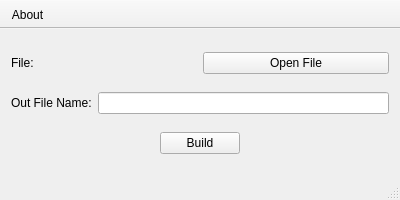
<?xml version="1.0" encoding="UTF-8"?>
<ui version="4.0">
 <class>MainWindow</class>
 <widget class="QMainWindow" name="MainWindow">
  <property name="geometry">
   <rect>
    <x>0</x>
    <y>0</y>
    <width>400</width>
    <height>200</height>
   </rect>
  </property>
  <property name="sizePolicy">
   <sizepolicy hsizetype="Maximum" vsizetype="Maximum">
    <horstretch>0</horstretch>
    <verstretch>0</verstretch>
   </sizepolicy>
  </property>
  <property name="minimumSize">
   <size>
    <width>400</width>
    <height>200</height>
   </size>
  </property>
  <property name="maximumSize">
   <size>
    <width>400</width>
    <height>200</height>
   </size>
  </property>
  <property name="windowTitle">
   <string>MainWindow</string>
  </property>
  <widget class="QWidget" name="centralWidget">
   <layout class="QVBoxLayout" name="verticalLayout">
    <item>
     <layout class="QHBoxLayout" name="horizontalLayout">
      <item>
       <widget class="QLabel" name="file_label">
        <property name="text">
         <string>File:</string>
        </property>
       </widget>
      </item>
      <item>
       <widget class="QPushButton" name="f_open">
        <property name="text">
         <string>Open File</string>
        </property>
       </widget>
      </item>
     </layout>
    </item>
    <item>
     <layout class="QHBoxLayout" name="horizontalLayout_2">
      <item>
       <widget class="QLabel" name="label_2">
        <property name="text">
         <string>Out File Name:</string>
        </property>
       </widget>
      </item>
      <item>
       <widget class="QLineEdit" name="output"/>
      </item>
     </layout>
    </item>
    <item>
     <layout class="QHBoxLayout" name="horizontalLayout_3">
      <item>
       <spacer name="horizontalSpacer">
        <property name="orientation">
         <enum>Qt::Horizontal</enum>
        </property>
        <property name="sizeHint" stdset="0">
         <size>
          <width>40</width>
          <height>20</height>
         </size>
        </property>
       </spacer>
      </item>
      <item>
       <widget class="QPushButton" name="btn_build">
        <property name="text">
         <string>Build</string>
        </property>
       </widget>
      </item>
      <item>
       <spacer name="horizontalSpacer_2">
        <property name="orientation">
         <enum>Qt::Horizontal</enum>
        </property>
        <property name="sizeHint" stdset="0">
         <size>
          <width>40</width>
          <height>20</height>
         </size>
        </property>
       </spacer>
      </item>
     </layout>
    </item>
   </layout>
  </widget>
  <widget class="QStatusBar" name="statusBar"/>
  <widget class="QToolBar" name="toolBar">
   <property name="windowTitle">
    <string>toolBar</string>
   </property>
   <property name="movable">
    <bool>false</bool>
   </property>
   <attribute name="toolBarArea">
    <enum>TopToolBarArea</enum>
   </attribute>
   <attribute name="toolBarBreak">
    <bool>false</bool>
   </attribute>
   <addaction name="actionAbout"/>
  </widget>
  <action name="actionAbout">
   <property name="text">
    <string>About</string>
   </property>
  </action>
 </widget>
 <layoutdefault spacing="6" margin="11"/>
 <resources/>
 <connections/>
</ui>
